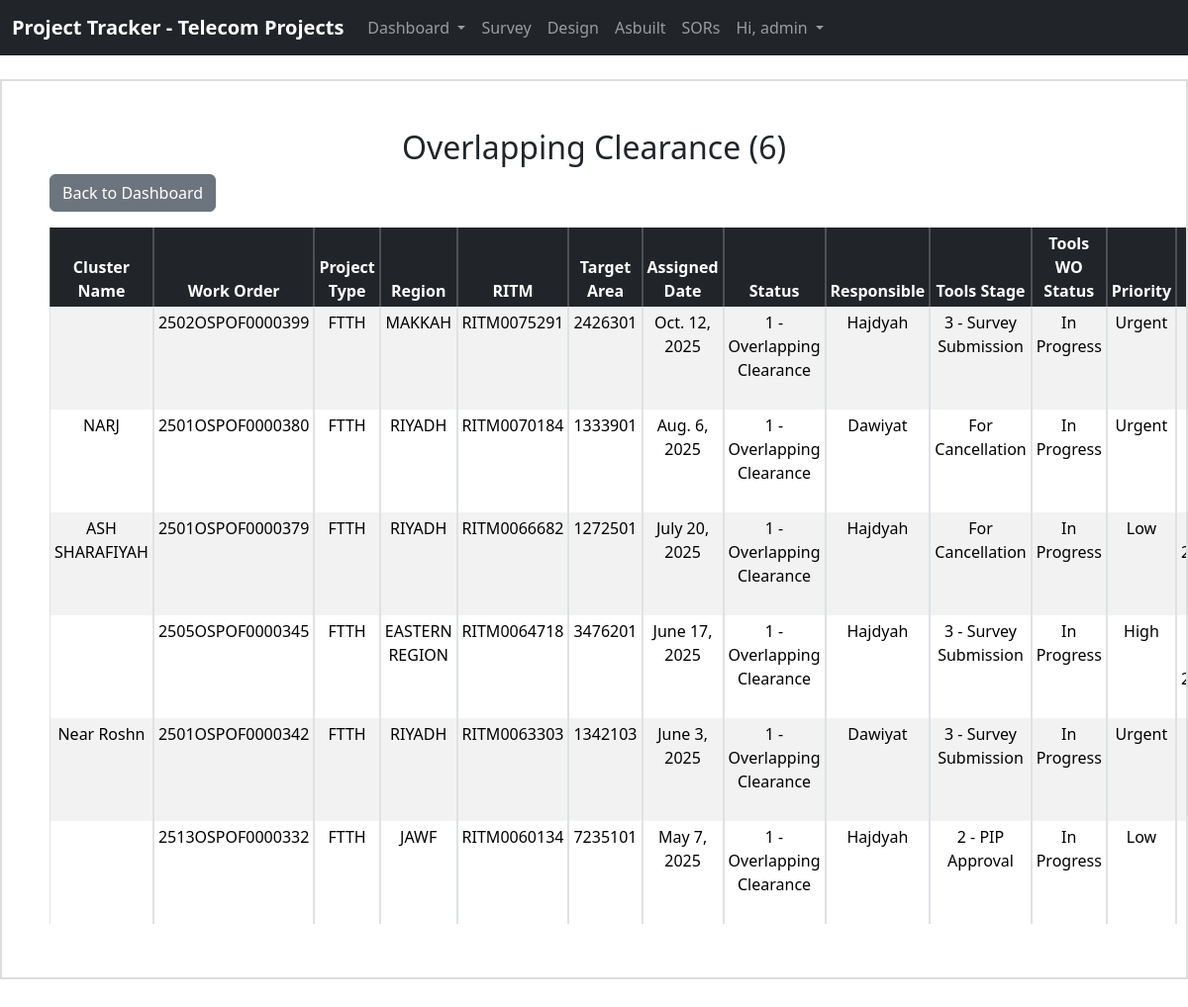
The page /survey/filter/overlapping/ (signed in) on the database as committed earlier.
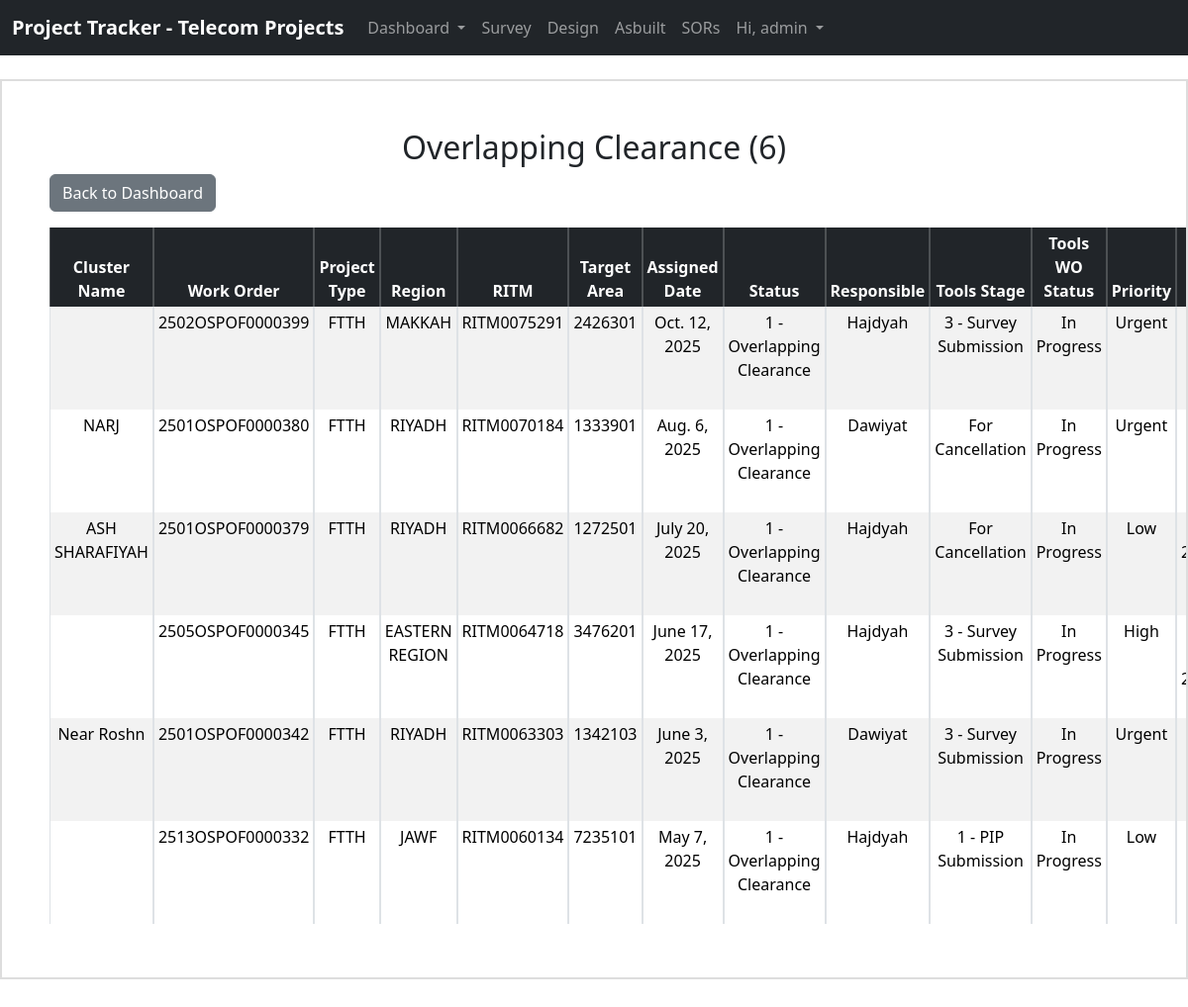
The same page on the database as committed later.
### website/models.py (models this page shows, shortened)
class survey(models.Model):
    cluster_name = models.CharField(max_length=200, blank=True)
    work_order = models.CharField(max_length=16)
    region = models.CharField(max_length=20, blank=True)
    project_type = models.CharField(max_length=20, blank=True)
    RITM = models.CharField(max_length=11)
    target_area = models.IntegerField(blank=True, null=True)
    date_assigned = models.DateField()
    status = models.CharField(max_length=50)
    responsible = models.CharField(max_length=100)
    tools = models.CharField(max_length=50)
    wo_status = models.CharField(max_length=50)
    priority = models.CharField(max_length=20)
    remarks = models.TextField(blank=True)
    updated_at = models.DateTimeField(auto_now=True)
    updated_by = models.ForeignKey(
        User, on_delete=models.SET_NULL, null=True, blank=True
    )

### website/views.py (the view)
def survey_filter(request, filter_type):
    if filter_type == "overlapping":
        items = survey.objects.filter(
            status__icontains="1 - Overlapping Clearance")
        title = "Overlapping Clearance"
    elif filter_type == "parceling":
        items = survey.objects.filter(status__icontains="2 - Parceling Stage")
        title = "Parceling Stage"
    elif filter_type == "gis_post":
        items = survey.objects.filter(status__icontains="3 - GIS Post")
        title = "GIS Post"
    elif filter_type == "tool_access":
        items = survey.objects.filter(
            status__icontains="4 - Survey tool Access")
        title = "Survey Tool Access"
    elif filter_type == "survey_stage":
        items = survey.objects.filter(status__icontains="5 - Survey Stage")
        title = "Survey Stage"
    elif filter_type == "cluster_id":
        items = survey.objects.filter(
            status__icontains="6 - Cluster ID Acquisition")
        title = "Cluster ID Acquisition"
    elif filter_type == "hld_submission":
        items = survey.objects.filter(
            status__icontains="7 - HLD Package Submission")
        title = "HLD Package Submission"
    elif filter_type == "hld_approval":
        items = survey.objects.filter(
            status__icontains="8 - HLD Package Approval")
        title = "HLD Package Approval"
    elif filter_type == "completed":
        items = survey.objects.filter(status__icontains="9 - Completed")
        title = "Completed"
    elif filter_type == "for_cancellation":
        items = survey.objects.filter(
            status__icontains="10 - For Cancellation")
        title = "For Cancellation"
    elif filter_type == "cancelled":
        items = survey.objects.filter(status__icontains="11 - Cancelled")
        title = "Cancelled"
    else:
        items = survey.objects.none()
        title = "Unknown Filter"
    context = {
        "items": items,
        "title": title,
        "count": items.count(),
    }
    return render(request, "survey_filter.html", context)

### website/templates/survey_filter.html (shortened to what this page needs)
{% extends 'base.html' %}
{% load tz %}
{% block content %}
{% if user.is_authenticated %}
{% load static %}
<div class="table-container mt-6 p-5">
    <h2 class="text-center">{{ title }} ({{ count }})</h2>
    <a href="{% url 'home' %}" class="btn btn-secondary mb-3">Back to Dashboard</a>
    <table class="table text-center table-striped table-hover table-bordered table-sm">
        <thead class="table-dark sticky-header">
            <tr>
                <th>Cluster Name</th>
                <th>Work Order</th>
                <th>Project Type</th>
                <th>Region</th>
                <th>RITM</th>
                <th>Target Area</th>
                <th>Assigned Date</th>
                <th>Status</th>
                <th>Responsible</th>
                <th>Tools Stage</th>
                <th>Tools WO Status</th>
                <th>Priority</th>
                <th>Remarks</th>
            </tr>
        </thead>
        <tbody>
            {% for row in items %}
            <tr>
                <td>{{ row.cluster_name }}</td>
                <td>{{ row.work_order }}</td>
                <td>{{ row.project_type }}</td>
                <td>{{ row.region }}</td>
                <td>{{ row.RITM }}</td>
                <td>{{ row.target_area }}</td>
                <td>{{ row.date_assigned }}</td>
                <td>{{ row.status }}</td>
                <td>{{ row.responsible }}</td>
                <td>{{ row.tools }}</td>
                <td>{{ row.wo_status }}</td>
                <td>{{ row.priority }}</td>
                <td>{{ row.remarks }}</td>
            </tr>
            {% empty %}
            <tr>
                <td colspan="7">No Records Found</td>
            </tr>
            {% endfor %}
        </tbody>
    </table>
</div>
{% endif %}
{% endblock %}

Rows that differ between the two databases and show on the page:
changed survey "2513OSPOF0000332": tools "2 - PIP Approval" → "1 - PIP Submission"
